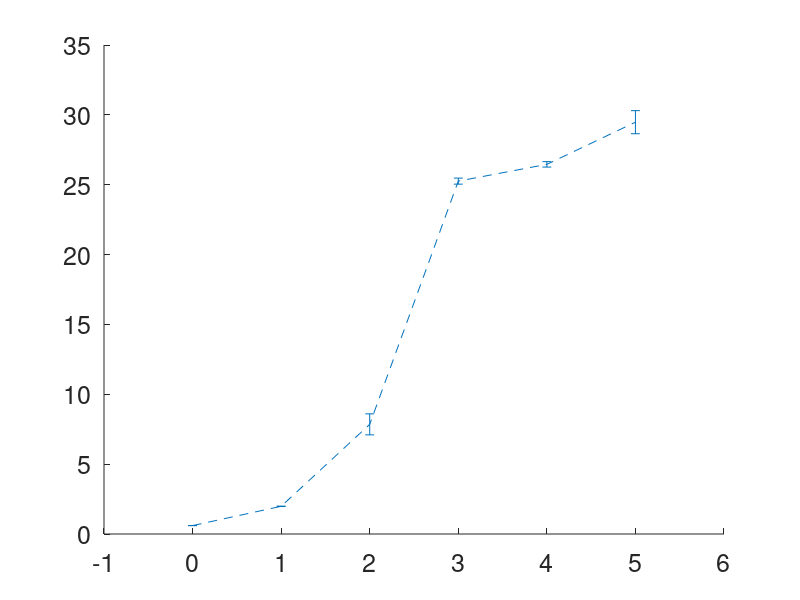

Write the MATLAB code that produced this figure. (Note: this script raises an error after producing the figure.)
clc;clear all;close all;
set(0,'DefaultFigureWindowStyle','normal')

load('diffusing_lamp_decimeters_ekf_los_db.mat','dif_mean_ekf_los','dif_ci_los')
load('diffusing_lamp_decimeters_ekf_los_nlos_db.mat', 'dif_mean_ekf_los_nlos_db', 'dif_ci_los_nlos_db')
load('diffusing_lamp_decimeters_particle_filt_db_loss.mat','diff_Mean_pf_loss', 'diff_CI_pf_los_db')
load('diffusing_lamp_decimeters_particle_filt_db_loss_nlos.mat','diff_Mean_pf_loss_nlos_db', 'diff_CI_pf_los_nlos_db')
%% Diffusing lamp
%% ekf los  dif
dif_ci_ekf_los_low=dif_ci_los(:,1)';
dif_ci_ekf_los_high=dif_ci_los(:,2)';
dif_ci_ekf_los_low=dif_mean_ekf_los-dif_ci_ekf_los_low;
dif_ci_ekf_los_high=dif_ci_ekf_los_high-dif_mean_ekf_los;

%% ekf los and nlos  dif
dif_ci_ekf_los_nlos_low=dif_ci_los_nlos_db(:,1)';
dif_ci_ekf_los_nlos_high=dif_ci_los_nlos_db(:,2)';
dif_ci_ekf_los_nlos_low=dif_mean_ekf_los_nlos_db-dif_ci_ekf_los_nlos_low;
dif_ci_ekf_los_nlos_high=dif_ci_ekf_los_nlos_high-dif_mean_ekf_los_nlos_db;

%% pf los  dif
dif_ci_pf_los_low=diff_CI_pf_los_db(:,1)';
dif_ci_pf_los_high=diff_CI_pf_los_db(:,2)';
dif_ci_pf_los_low=diff_Mean_pf_loss-dif_ci_pf_los_low;
dif_ci_pf_los_high=dif_ci_pf_los_high-diff_Mean_pf_loss;

%% pf los nlos  dif
dif_ci_pf_los_nlos_low=diff_CI_pf_los_nlos_db(:,1)';
dif_ci_pf_los_nlos_high=diff_CI_pf_los_nlos_db(:,2)';
dif_ci_pf_los_nlos_low=diff_Mean_pf_loss_nlos_db-dif_ci_pf_los_nlos_low;
dif_ci_pf_los_nlos_high=dif_ci_pf_los_nlos_high-diff_Mean_pf_loss_nlos_db;

%%
SNR=[0 1 2 3 4 5];

figure
set(gca,'fontsize',18)
hold on
errorbar(SNR,dif_mean_ekf_los,dif_ci_ekf_los_low,dif_ci_ekf_los_high,'--','linewidth',3,'markersize',14)
errorbar(SNR,dif_mean_ekf_los_nlos_db,dif_ci_ekf_los_nlos_low,dif_ci_ekf_los_nlos_high,'-.','linewidth',3,'markersize',14)
errorbar(SNR,diff_Mean_pf_loss,dif_ci_pf_los_low,dif_ci_pf_los_high,'-','linewidth',3,'markersize',14)
errorbar(SNR,diff_Mean_pf_loss_nlos_db,dif_ci_pf_los_nlos_low,dif_ci_pf_los_nlos_high,':','linewidth',3,'markersize',14)
xlabel('Loss due to unknown error (dB)')
ylabel('RMSE (dm)')
legend('Diffusing, EKF, LOS','Diffusing, EKF, LOS and NLOS',...
    'Diffusing, PF, LOS','Diffusing, PF, LOS and NLOS','location','northwest')
% %%
% figure
% set(gca,'fontsize',18)
% hold on
% plot(SNR,dif_mean_ekf_los,'-+',...
%     SNR,dif_mean_ekf_los_nlos_db,'-p',...
%     SNR,diff_Mean_pf_loss,'-h',...
%     SNR,diff_Mean_pf_loss_nlos_db,'-s',...
%           'linewidth',1.5,'markersize',10)
% 
%   
% legend('Diffusing, EKF, LOS','Diffusing, EKF, LOS and NLOS',...
%     'Diffusing, PF, LOS','Diffusing, PF, LOS and NLOS')
% xlabel('Loss due to unknown error (dB)')
% ylabel('RMSE (dm)')
% title('Diffusing EKF')

%% Nondiffusing lamp
%%
load('nondiffusing_lamp_decimeters_ekf_los_db.mat','nondif_mean_ekf_los','non_dif_ci')
load('nondiffusing_lamp_decimeters_ekf_los_nlos_db.mat','nondif_mean_ekf_los_nlos','non_dif_ci_nlos')
load('nondiffusing_lamp_decimeters_particle_filt_db_loss.mat','non_diff_pf_loss_db','non_diff_CI_pf_los_db')
load('nondiffusing_lamp_decimeters_particle_filt_db_loss_nlos.mat','diff_Mean_pf_round_loss_nlos_db','diff_CI_pf_los_db')


%% ekf los non dif
non_dif_ci_ekf_los_low=non_dif_ci(:,1)';
non_dif_ci_ekf_los_high=non_dif_ci(:,2)';
ci_ekf_los_low=nondif_mean_ekf_los-non_dif_ci_ekf_los_low;
ci_ekf_los_high=non_dif_ci_ekf_los_high-nondif_mean_ekf_los;

%% ekf los and nlos non dif
non_dif_ci_ekf_los_nlos_low=non_dif_ci_nlos(:,1)';
non_dif_ci_ekf_los_nlos_high=non_dif_ci_nlos(:,2)';
ci_ekf_los_nlos_low=nondif_mean_ekf_los_nlos-non_dif_ci_ekf_los_nlos_low;
ci_ekf_los_nlos_high=non_dif_ci_ekf_los_nlos_high-nondif_mean_ekf_los_nlos;

%% pf los non dif
non_dif_ci_pf_los_low=non_diff_CI_pf_los_db(:,1)';
non_dif_ci_pf_los_high=non_diff_CI_pf_los_db(:,2)';
ci_pf_los_low=non_diff_pf_loss_db-non_dif_ci_pf_los_low;
ci_pf_los_high=non_dif_ci_pf_los_high-non_diff_pf_loss_db;

%% pf los nlos non dif
non_dif_ci_pf_los_nlos_low=diff_CI_pf_los_db(:,1)';
non_dif_ci_pf_los_nlos_high=diff_CI_pf_los_db(:,2)';
ci_pf_los_nlos_low=diff_Mean_pf_round_loss_nlos_db-non_dif_ci_pf_los_nlos_low;
% ci_pf_los_nlos_low(5)=5;
ci_pf_los_nlos_high=non_dif_ci_pf_los_nlos_high-diff_Mean_pf_round_loss_nlos_db;

% figure
% set(gca,'fontsize',18)
% hold on
% plot(SNR,nondif_mean_ekf_los,'-+',...
%     SNR,nondif_mean_ekf_los_nlos,'-p',...
%     SNR,non_diff_pf_loss_db,'-h',...
%     SNR,diff_Mean_pf_round_loss_nlos_db,'-s',...
%     'linewidth',1.5,'markersize',10)
% legend('Nondiffusing, EKF, LOS','Nondiffusing, EKF, LOS and NLOS',...
%     'Nondiffusing, PF, LOS','Nondiffusing, PF, LOS and NLOS')
% xlabel('Loss due to unknown error (dB)')
% ylabel('RMSE (dm)')
% title('Nondiffusing')

figure
set(gca,'fontsize',18)
hold on
errorbar(SNR,nondif_mean_ekf_los,ci_ekf_los_low,ci_ekf_los_high,'--','linewidth',3,'markersize',14)
errorbar(SNR,nondif_mean_ekf_los_nlos,ci_ekf_los_nlos_low,ci_ekf_los_nlos_high,'-.','linewidth',3,'markersize',14)
errorbar(SNR,non_diff_pf_loss_db,ci_pf_los_low,ci_pf_los_high,'-','linewidth',3,'markersize',14)
errorbar(SNR,diff_Mean_pf_round_loss_nlos_db,ci_pf_los_nlos_low,ci_pf_los_nlos_high,':','linewidth',3,'markersize',14)
xlabel('Loss due to unknown error (dB)')
ylabel('RMSE (dm)')
legend('Nondiffusing, EKF, LOS','Nondiffusing, EKF, LOS and NLOS',...
    'Nondiffusing, PF, LOS','Nondiffusing, PF, LOS and NLOS','location','northwest')